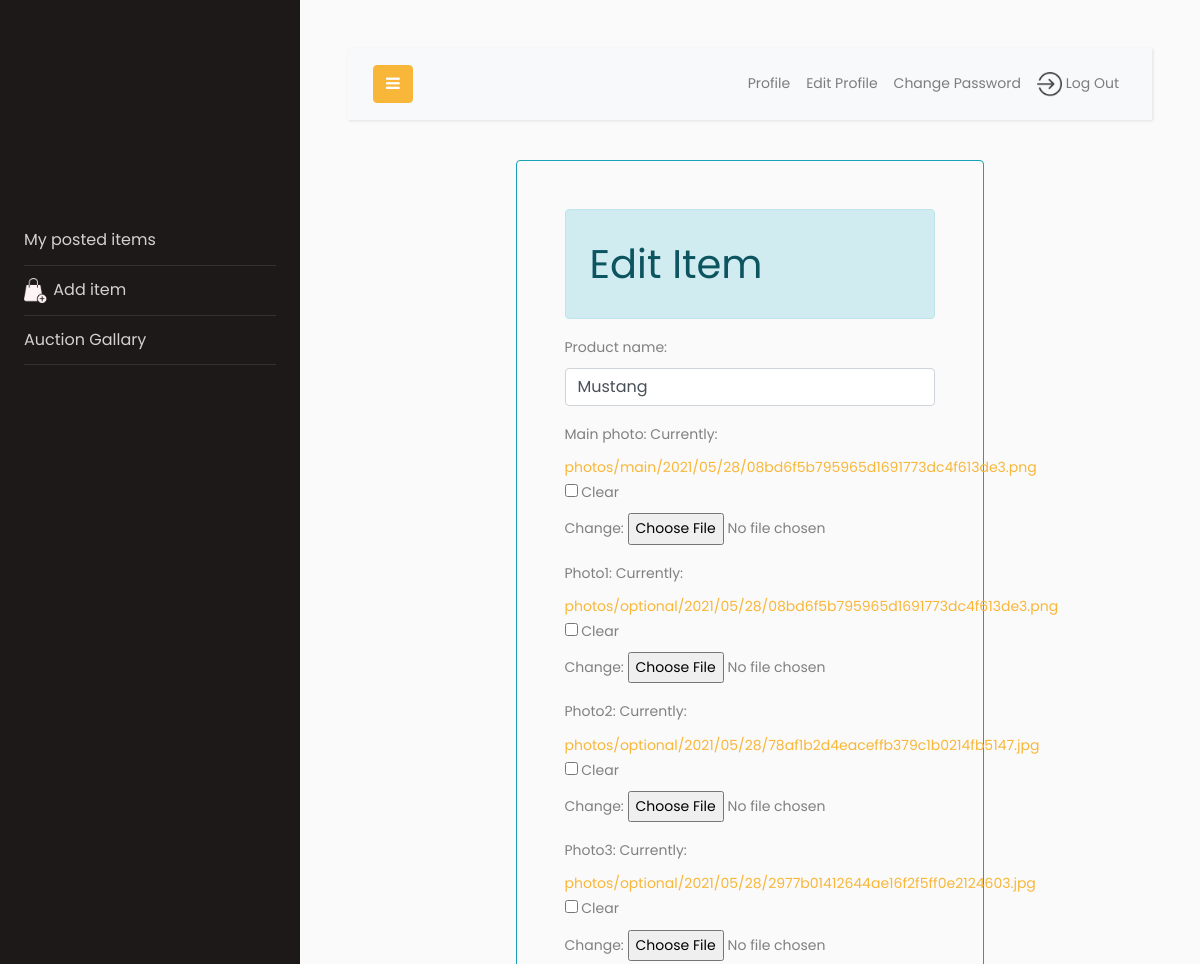
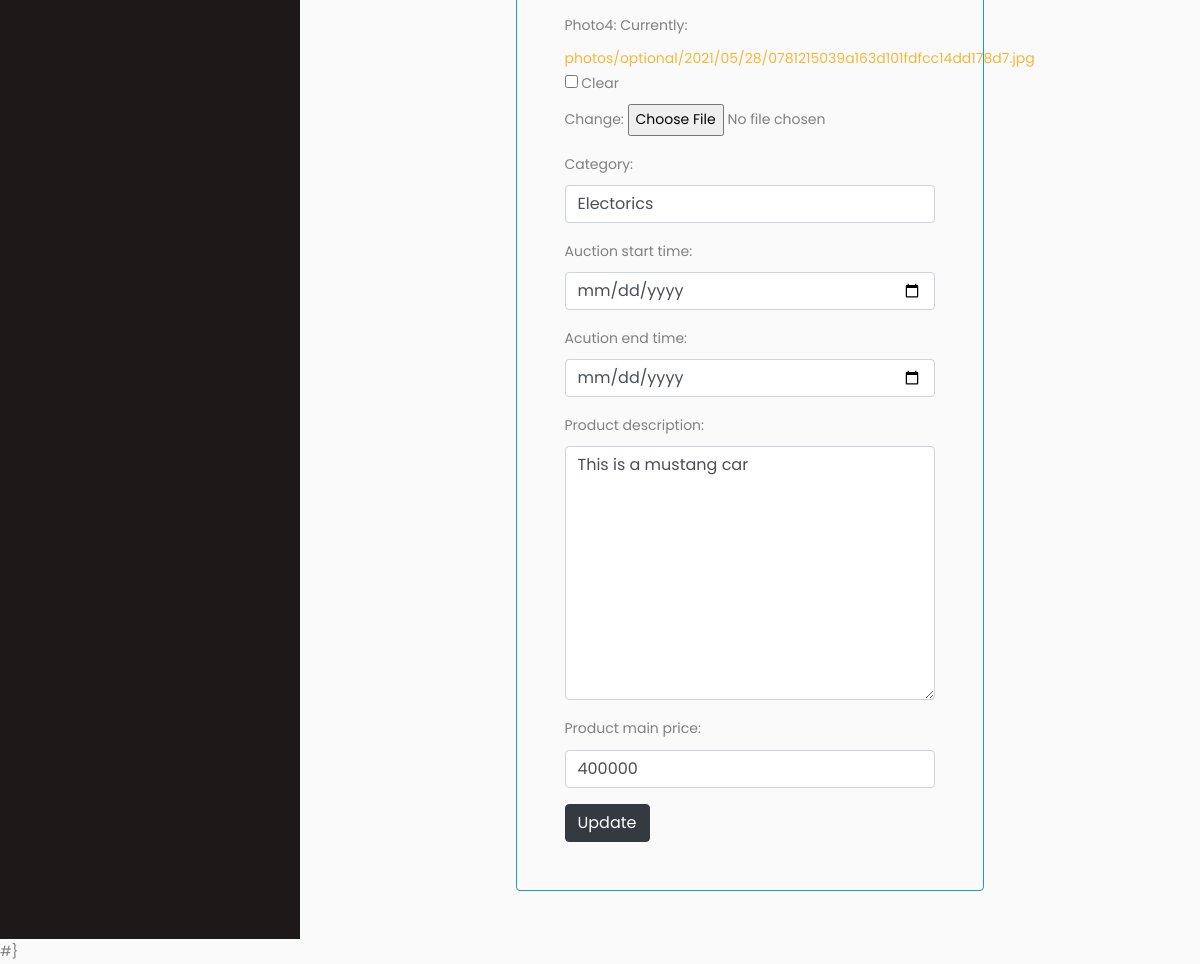
Screenshot of /editproduct/8 (signed in) with the database file from the repository (2 pictures, top to bottom).
### shop_app/models.py (models this page shows, shortened)
class AuctionItem(models.Model):
   product_name = models.CharField(max_length=255)
   product_description =models.TextField(max_length=400)
   product_main_price = models.IntegerField(default=0.0)
   current_bid_price = models.IntegerField(default=0.0)
   author =models.ForeignKey(User,on_delete=models.CASCADE)
   main_photo = models.ImageField(null=True,blank=True,upload_to='photos/main/%Y/%m/%d/')
   photo1 = models.ImageField(null=True,blank=True,upload_to='photos/optional/%Y/%m/%d/')
   photo2 = models.ImageField(null=True,blank=True,upload_to='photos/optional/%Y/%m/%d/')
   photo3 = models.ImageField(null=True,blank=True,upload_to='photos/optional/%Y/%m/%d/')
   photo4 = models.ImageField(null=True,blank=True,upload_to='photos/optional/%Y/%m/%d/')
   item_post_date =models.DateField(auto_now_add=True)
   auction_start_time = models.DateTimeField(auto_now=False,null=True)
   acution_end_time = models.DateTimeField(auto_now=False,null=True)
   category = models.CharField(max_length=255,default="uncatpegorized")

### shop_app/class_based_views.py (the view)
# urls.py: path('editproduct/<int:pk>',editProductView.as_view(),name='edit_product_link'),
class editProductView(UpdateView):
   model = AuctionItem
   template_name = 'update_auction_item.html'
   form_class = ProductUpdateForm

### shop_app/forms.py
class ProductUpdateForm(forms.ModelForm):
   class Meta:
      model = AuctionItem
      fields=['product_name','main_photo','photo1','photo2','photo3','photo4','category','auction_start_time','acution_end_time','product_description','product_main_price']
      widgets = {
         'product_name': forms.TextInput(attrs={
            'class': 'form-control',
            'placeholder': "Product Name"
         }),
         'category': forms.Select(choices=choices_list,attrs={
            'class': 'form-control',
         }),
         'product_description': forms.Textarea(attrs={
            'class': 'form-control',
            'placeholder':'Describe'
         }),
         'auction_start_time': forms.DateTimeInput(attrs={
            'class': 'form-control',
            'type': 'date'
         }),
         'acution_end_time': forms.DateTimeInput(attrs={
            'class': 'form-control',
            'type': 'date'
         }),
         'product_main_price': forms.TextInput(attrs={
            'class': 'form-control',
            'placeholder': 'Describe'
         }),
         'current_bid_price': forms.TextInput(attrs={
            'class': 'form-control',
         }),
      }

### shop_app/templates/update_auction_item.html (shortened to what this page needs)
{% extends 'new_base.html' %}
{% load static %}
{% block body %}
    <div class="col-lg-7 border border-info rounded p-lg-5 mx-auto">
        <h1 class="alert alert-info p-4">Edit Item</h1>
    <form method="post">
        {{ form.as_p }}
        <button type="submit" class="btn btn-dark">Update</button>
    </form>
    </div>
{% endblock body %}

### rows the page displays
AuctionItem: product_name "Mustang", category "Electorics", product_description "This is a mustang car", product_main_price "400000"
